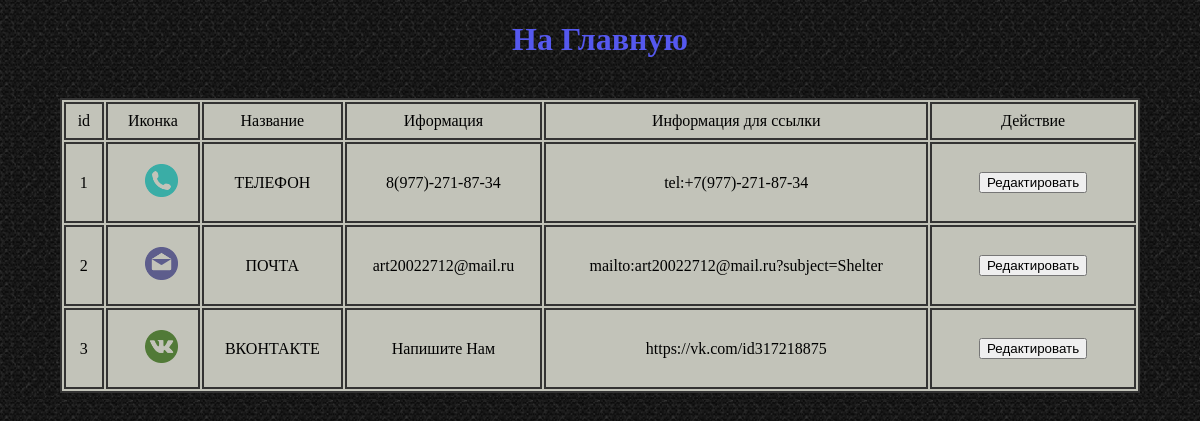
Screenshot of /Admin/adminSite/footer/mailFooterEditing.php with the database file from the repository.
### tables this page shows
CREATE TABLE `footermain` (
  `id` int(11) NOT NULL,
  `iconLink` text NOT NULL,
  `iconAlt` text NOT NULL,
  `description` text NOT NULL,
  `infoDescription` text NOT NULL,
  `infoLink` text NOT NULL
);

### Admin/adminSite/footer/mailFooterEditing.php (the view, shortened to what this page needs)
<?php
require_once '../../../Actions/dbConnecting.php';
$query = "SELECT * FROM footermain ";
$result = mysqli_query($link, $query) or die("Ошибка " . mysqli_error($link));
$footerDatas = array();
$k = mysqli_num_rows($result);
$i=0;
while ($i < $k) {
    $footerDatas[] = mysqli_fetch_array($result);
    $i++;
}
?>
<!DOCTYPE html PUBLIC "-//W3C//DTD XHTML 1.0 Transitional//EN"
    "http://www.w3.org/TR/xhtml1/DTD/xhtml1-transitional.dtd">
<html xmlns="http://www.w3.org/1999/xhtml">
<head>
    <link rel="stylesheet" href="../../../CSS/game.css"/>
    <link rel="stylesheet" href="../../../CSS/admin.css"/>
    <link rel="stylesheet" href="../../../CSS/footerStyles.css"/>
</head>
<body>
<a href="../../../index.php" class="main"><h1>На Главную</h1></a>
<table>
    <tr>
        <td>id</td>
        <td>Иконка</td>
        <td>Название</td>
        <td>Иформация</td>
        <td>Информация для ссылки</td>
        <td>Действие</td>
    </tr>
    <?foreach($footerDatas as $footerData){?>
        <tr>
            <td> <? echo $footerData['id']?></td>
            <td>
                <div class="footerIcon">
                    <div class="footerIconShadow">
                        <a href="#">
                            <img src="../../../Image/FooterIcon/<? echo $footerData['iconLink'];?>" alt="<? echo $footerData['iconAlt'];?>">
                        </a>
                    </div>
                </div>
            </td>
            <td> <? echo $footerData['description']?></td>
            <td> <? echo $footerData['infoLink']?></td>
            <td> <? echo $footerData['infoDescription']?></td>
            <td>
                <form action="footerEditing.php" method="POST" enctype="multipart/form-data">
                    <input type="submit" value="Редактировать">
                </form>
            </td>
        </tr>
    <?}?>
</table>
</body>
</html>

### CSS/admin.css (style rules this page uses)
body { margin: 0; text-align: center; background-image: url("../Image/bg.png") ; }
table { width: 90%; margin: 40px 5%; background: #c2c3b9; border: 2px solid #333; color: #000000; }
td { text-align: center; border: 2px solid #333; padding: 8px; }
.main { text-decoration: none; color: #5558ef; margin-bottom: 10px; }
form { margin: 20px; }
table img { width: 240px; }

### CSS/footerStyles.css (style rules this page uses)
.footerIcon { justify-self: right; width: 57px; height: 57px; position: relative; border-radius: 50%; }
.footerIcon:before, .footerIcon:after { content: ""; position: absolute; left: 0; top: 0; width: 100%; height: 100%; border-radius: 50%; filter: blur(10px); z-index: 1; opacity: 0.1; transition: 1s; }
.footerIcon:after { filter: blur(20px); }
.footerIconShadow { position: absolute; top: 4px; right: 4px; left: 4px; bottom: 4px; text-align: center; padding-top: 6px; border-radius: 50%; z-index: 2; }
.footerIconShadow img { width: 33px; text-shadow: 0 10px 5px #007aff; opacity: 0.7; transition: 0.2s; }

### rows the page displays
footermain: id "1", iconLink (picture), description "ТЕЛЕФОН", infoLink "8(977)-271-87-34", infoDescription "tel:+7(977)-271-87-34"
footermain: id "2", iconLink (picture), description "ПОЧТА", infoLink "art20022712@mail.ru", infoDescription "mailto:art20022712@mail.ru?subject=Shelter"
footermain: id "3", iconLink (picture), description "ВКОНТАКТЕ", infoLink "Напишите Нам", infoDescription "https://vk.com/id317218875"
